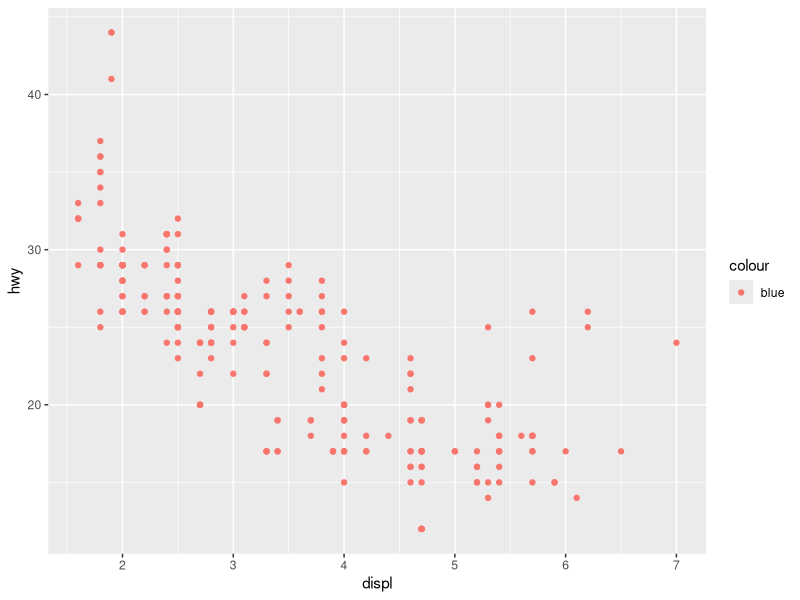
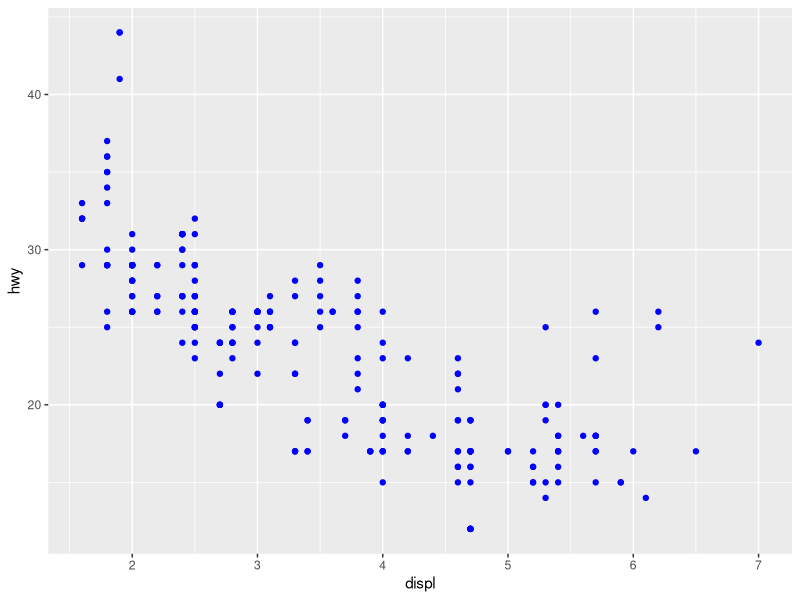
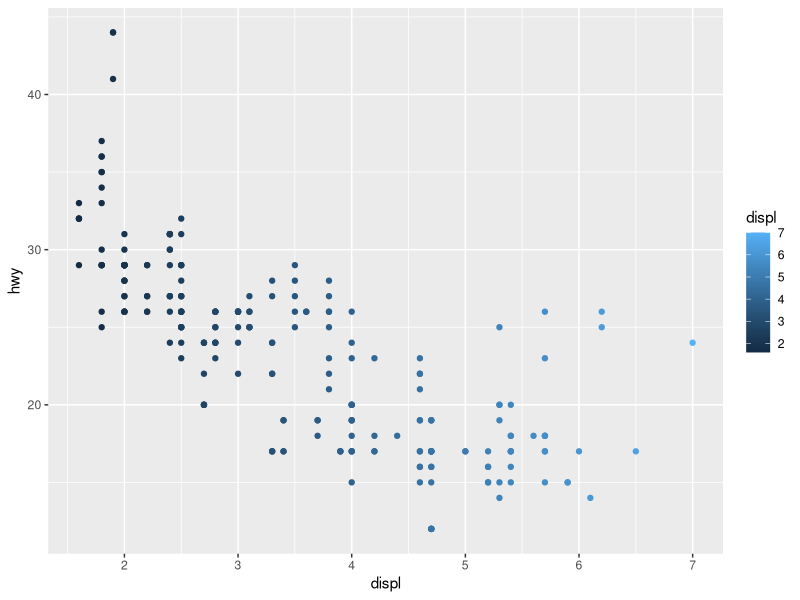
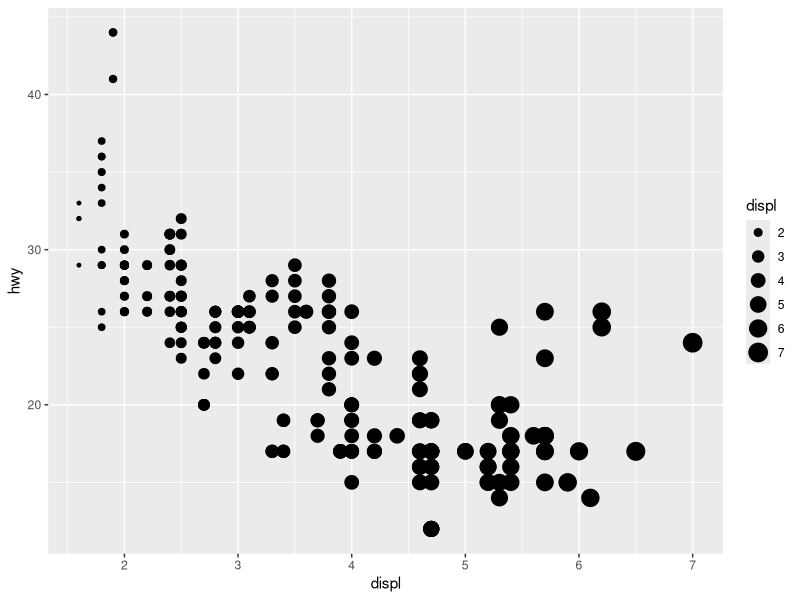

Write the R code that produced these figures, in order. (Note: this script raises an error after producing the figures.)
library(tidyverse)

# veiw mpg data
mpg %>% View

# 3.3.1 Exercise 1 - What's gone wrong with this code? Why are the points not blue?
ggplot(data = mpg) + 
  geom_point(mapping = aes(x = displ, y = hwy, color = "blue"))

# in order to make the points blue, the color assignment should be outside aes()
ggplot(data = mpg) + 
  geom_point(mapping = aes(x = displ, y = hwy), color = "blue")

# 3.3.1 Exercise 2 - Which variables in mpg are categorical? 
# Which variables are continuous? 
# (Hint: type ?mpg to read the documentation for the dataset). 
# How can you see this information when you run mpg?
?mpg
mpg

# categorical - manufacturer, model, trans, drv, fl, class
# continuous - displ, year, cyl, cty, hwy
# You can see this information when you run mpg because categorical variables are
# characters, and continuous variables are integers and doubles. 

# 3.3.1 Exercise 2 - Map a continuous variable to color, size, and shape. 
# How do these aesthetics behave differently for categorical vs. continuous variables?

# When a continuous variable is mapped to color, the satuartion of the color represents
# the values of the variable, where lighter colors represent lower values and 
# darker colors represent higher values.
ggplot(data = mpg) +
  geom_point(mapping = aes(x = displ, y = hwy, color = displ))

# When a continuous variable is mapped to size, the size of the points represents
# the values of the variable, where smaller points represent lower values and 
# larger points represent higher values.
ggplot(data = mpg) +
  geom_point(mapping = aes(x = displ, y = hwy, size = displ))

# ggplot throws and error when attempting to map a continuous variable to shape
ggplot(data = mpg) +
  geom_point(mapping = aes(x = displ, y = hwy, shape = displ))

# Section 3.5.1, exercise 1 - What happens if you facet on a continuous variable?

# The continuous variable is converted into a categorical variable, and the plot
# contains a facet for each distinct value.
ggplot(mpg, aes(x = displ, y = hwy)) +
  geom_point() +
  facet_wrap(. ~ cty)

# Section 3.5.1, exercise 4 - Take the first faceted plot in this section:
# What are the advantages to using faceting instead of the colour aesthetic? 
# What are the disadvantages? 
# How might the balance change if you had a larger dataset?

ggplot(data = mpg) +
  geom_point(mapping = aes(x = displ, y = hwy)) +
  facet_wrap(~ class, nrow = 2)

# Advantages - It is easier to see observations within categories.
# Disadvantages - It is difficult to compare observations across categories.
# With a larger dataset, it would be even more difficult to distinguish many colors,
# so faceting would be even more helpful

# Section 3.6.1, exercise 5 - Will these two graphs look different? Why/why not?

# No - they both use the same data and the same mapping

ggplot(data = mpg, mapping = aes(x = displ, y = hwy)) +
  geom_point() +
  geom_smooth()

ggplot() +
  geom_point(data = mpg, mapping = aes(x = displ, y = hwy)) +
  geom_smooth(data = mpg, mapping = aes(x = displ, y = hwy))

# Section 3.6.1, exercise 6 - Recreate the R code necessary to generate the following graphs.

ggplot(mpg, aes(x = displ, y = hwy)) +
  geom_point() +
  geom_smooth(se = FALSE)

ggplot(mpg, aes(x = displ, y = hwy)) +
  geom_point() +
  geom_smooth(aes(group = drv), se = FALSE)

ggplot(mpg, aes(x = displ, y = hwy)) +
  geom_point(aes(color = drv)) +
  geom_smooth(aes(group = drv, color = drv), se = FALSE)

ggplot(mpg, aes(x = displ, y = hwy)) +
  geom_point(aes(color = drv)) +
  geom_smooth(se = FALSE)

ggplot(mpg, aes(x = displ, y = hwy)) +
  geom_point(aes(color = drv)) +
  geom_smooth(aes(group = drv, linetype = drv), se = FALSE)

ggplot(mpg, aes(x = displ, y = hwy)) +
  geom_point(size = 4, color = "white") +
  geom_point(aes(color = drv))

# Section 3.8.1, exercise 1 - What is the problem with this plot? 
# How could you improve it?
ggplot(data = mpg, mapping = aes(x = cty, y = hwy)) +
  geom_point()

# Problem - Some of the points overlap each other
# Improvement - add random noise

ggplot(data = mpg, mapping = aes(x = cty, y = hwy)) +
  geom_point(position = "jitter")

# Section 3.8.1, exercises 2 - What parameters to geom_jitter() control the amount of jittering?
# width and height




  








